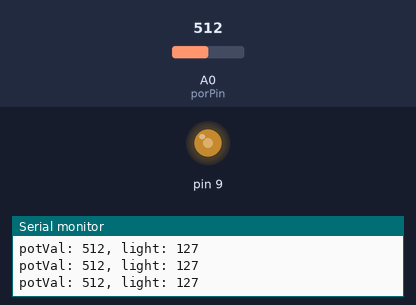
The sketch below on a simulated Arduino Uno, built with avr-gcc and run on an emulated ATmega328P. Shown: output pins drawn as LEDs (lit = HIGH), the last lines printed to the serial monitor. The inputs (shaded band) are chosen by the test bench; at power-on: A0 (porPin) = 512.

Above: at 1.2 s.
1.3 s: A0 (porPin) set to 415
At 1.6 s:
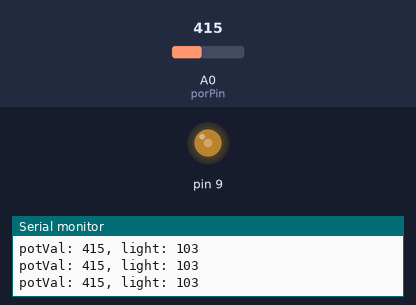
4.3 s: A0 (porPin) set to 389
At 4.7 s:
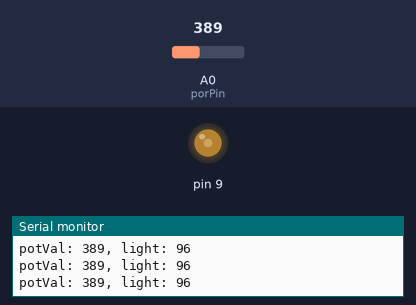
5.8 s: A0 (porPin) set to 1023
At 7.0 s:
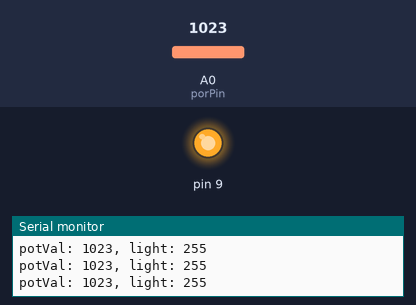
7.3 s: A0 (porPin) set to 1008
At 7.7 s:
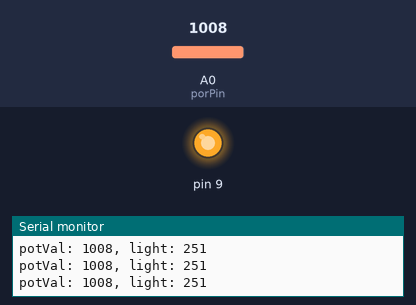
8.8 s: A0 (porPin) set to 983
At 9.3 s:
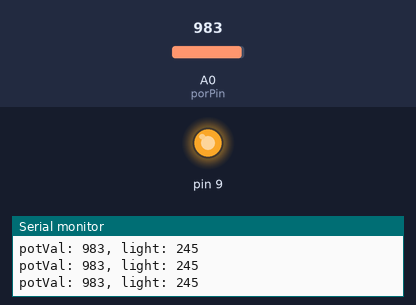
10.3 s: A0 (porPin) set to 122
At 10.7 s:
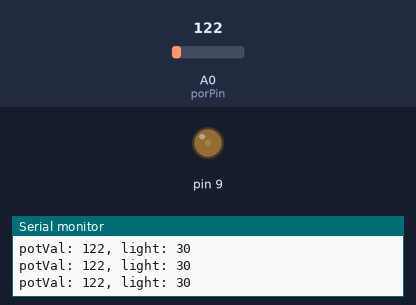
Timing chart, 0 to 12.8 s (numbered marks = the images above; inputs shaded):
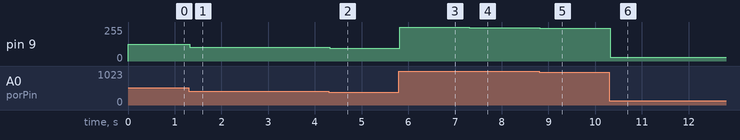

The sketch:

4____1.ino
```cpp
int porPin = A0;
int potVal;
int light;

void setup(){
  Serial.begin(9600);
  pinMode(9, OUTPUT);
}

void loop(){
  potVal = analogRead(porPin);

  Serial.print("potVal: ");
  Serial.print(potVal);

  light = map(potVal, 0, 1023, 0, 255);
  analogWrite(9, light);

  Serial.print(", light: ");
  Serial.println(light);

  delay(15);
}
```

Measured:
- after the input at 1.3 s, pin 9: 127/255 → 103/255 at once
- after the input at 4.3 s, pin 9: 103/255 → 96/255 at once
- after the input at 5.8 s, pin 9: 96/255 → 255/255 at once
- after the input at 7.3 s, pin 9: 255/255 → 251/255 at once
- after the input at 8.8 s, pin 9: 251/255 → 245/255 at once
- after the input at 10.3 s, pin 9: 245/255 → 30/255 at once
